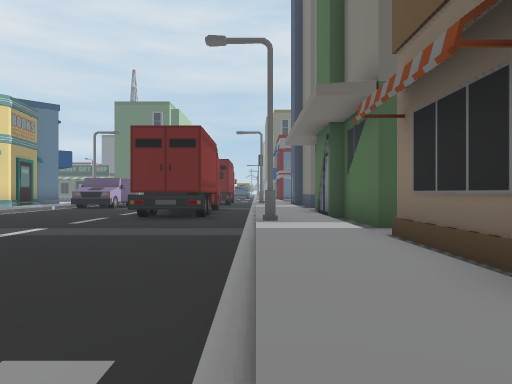
View 1 (above)

24 first-person views from a walk through a scene from a Unity 3-D project. The camera is 1.2 m above the floor, looks level and sees 70° across. The floor is counted in squares, 2 m on a side. Each view is taken from the middle of a square. On the plan, view 1 faces up. The plan holds only what a view shows up to about 10 squares ahead; the rest is blank. The place goes on beyond the plan. Some surface patterns are stand-ins.

View 2
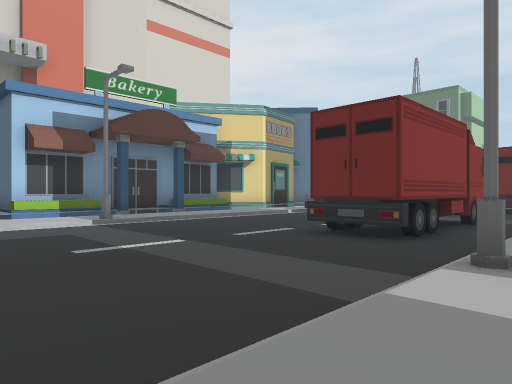

View 3
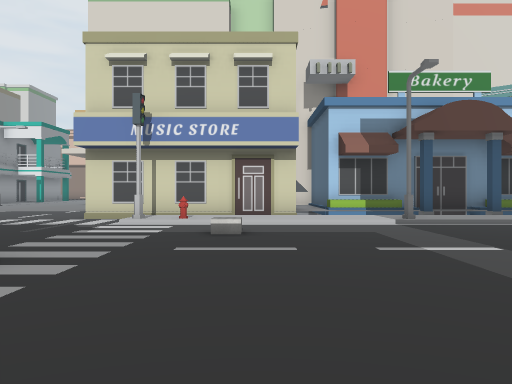

View 4
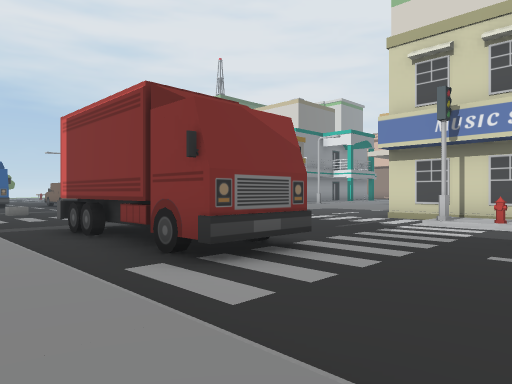

View 5
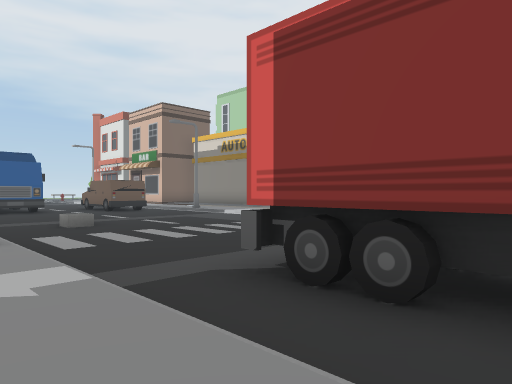

View 6
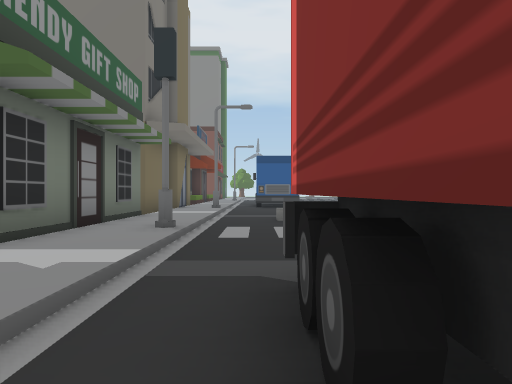

View 7
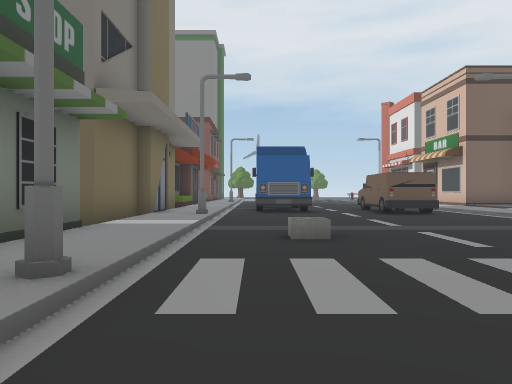

View 8
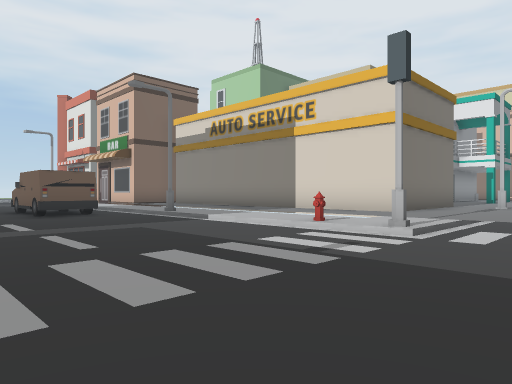

View 9
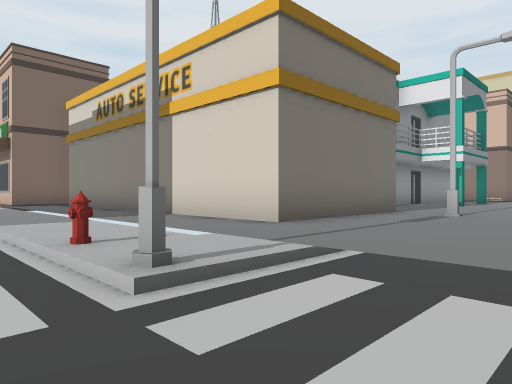

View 10
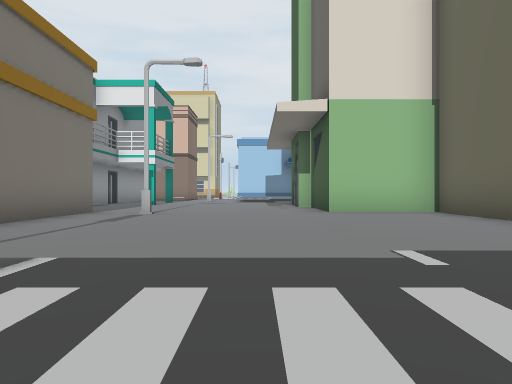

View 11
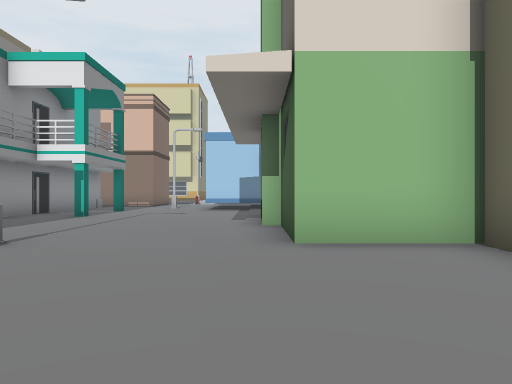

View 12
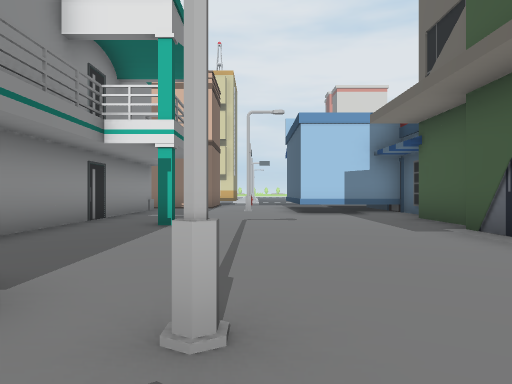

View 13
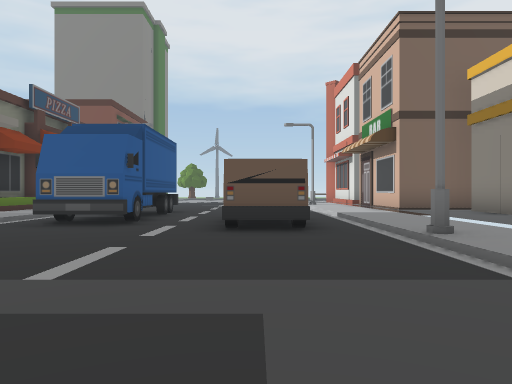

View 14
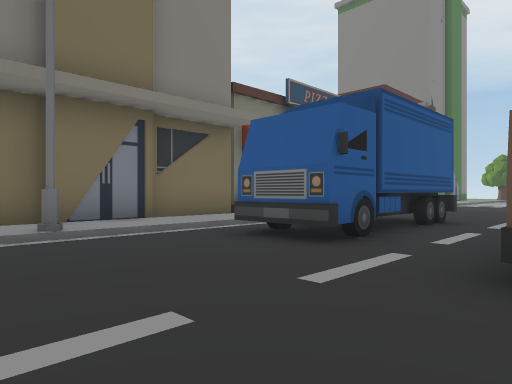

View 15
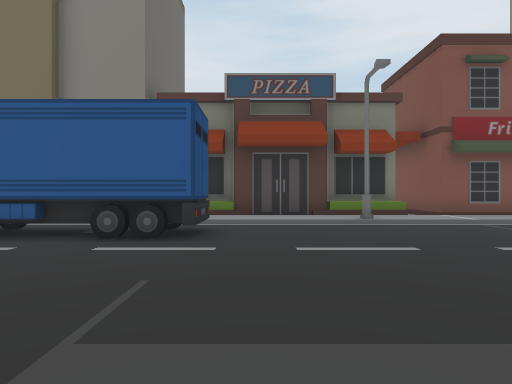

View 16
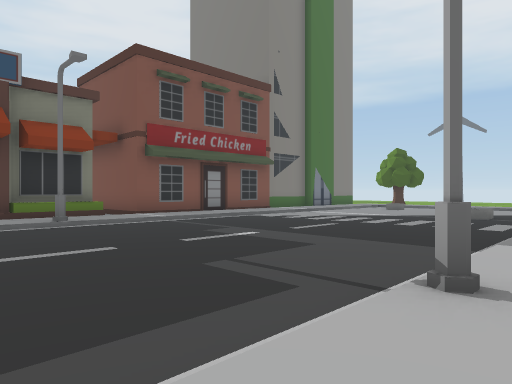

View 17
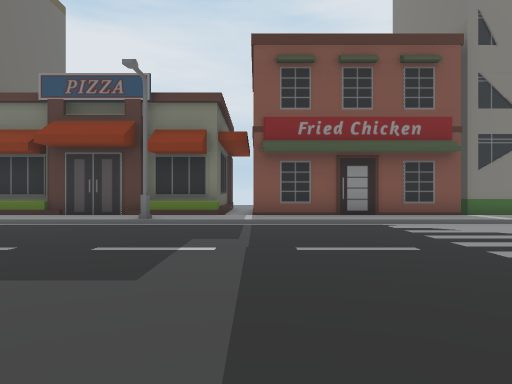

View 18
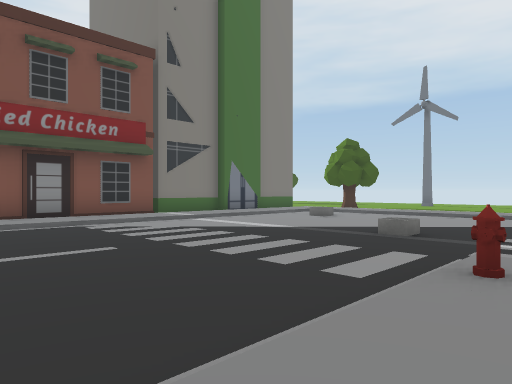

View 19
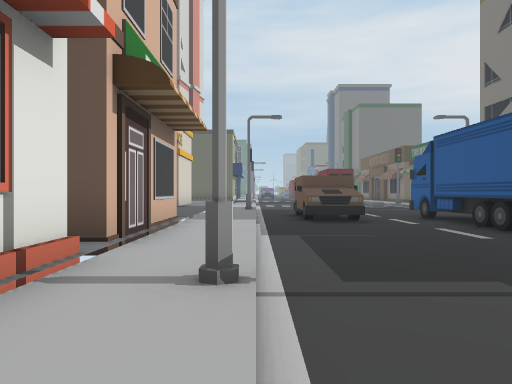

View 20
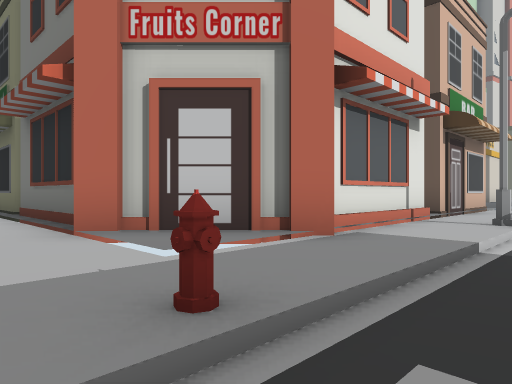

View 21
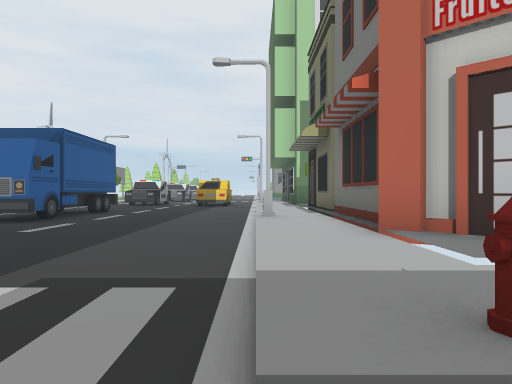

View 22
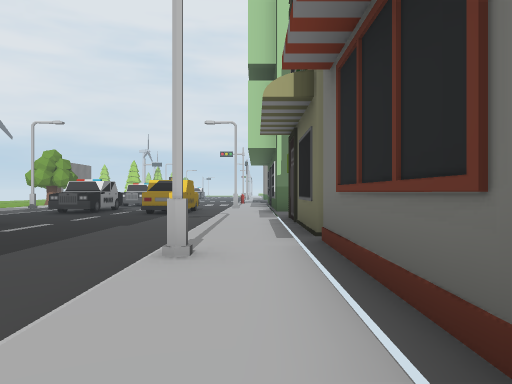

View 23
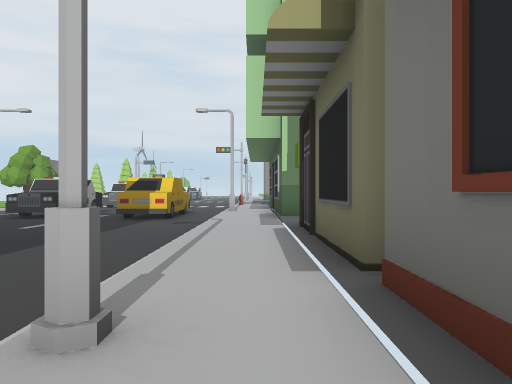

View 24
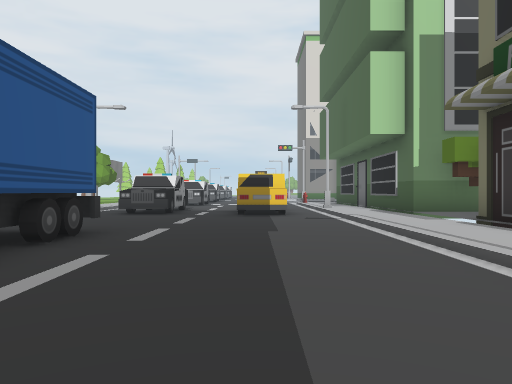

### Floor plan
Key: @ floor where view 1 was taken; # wall or solid block; . main floor; : floor 0.25 m higher than the main floor; + floor 0.5 m higher than the main floor; / step, stairs or slope; B building; S streetlight; H hydrant; T tree; O other object.
Columns run from 22 left of view 1 to 4 right of it. Each row starts with its distance up from view 1.
 13                     ..
 12                     #.
 11                     #./
 10              B /... #./:B
  9             B///....#./:B
  8             B+:/....#//:B
  7             BB:/....../:B
  6             BB:S......S:B
  5            BB///....../:#
  4              #:/....../:#
  3              #:/....../:#
  2              #:/....../:
  1              #:H....../:
  0              #/#....#.@:
 -1          #####......#./
 -2         B+++++...   #./:
 -3 ###BB  BB+++++..    #./:
 -4 #++++BB+++++++..    #//:
 -5 #:::::::::::::......../:
 -6 ::::::::::::::......../:#
 -7 ::::::::S:::::/#......#:#
 -8 :::::::::::::::/....../:#
 -9   :#::::BBBBB::H....../:#
-10 :::::::     B::/....../:#
-11 ######      B::/....../:
-12             B::/....../:BBB
-13             B::S......S:B
-14             B::/....../:B
-15             B::/OO..../:B
-16             B::/OO..##/:B
-17             B::/OO..# /:B
-18             :::/....# /:B
-19            ###:/....## :B
-20              #:/....##/:B
-21              #:/....../:B
-22              #:/....../:B
-23              #:/....../:B
-24              #:S......S:B
-25              #:/....../:B
-26              #:/....../:#
-27   TT        ##:/....../:#
-28 BB:TBBBB#####::/....../:#
-29 :::::::::::::::H....../:#
-30 ////////S///////....../:#
-31 ....................../:#
-32 OO..................../:
-33 .............  .......
-34 O...........   ......

Where each view was taken, in squares from view 1:
view 1: 0 up, 0 right, facing up
view 2: 3 up, 1 right, facing up-left
view 3: 3 up, 1 right, facing left
view 4: 3 up, 1 right, facing down-left
view 5: 2 down, 1 right, facing down-left
view 6: 2 down, 1 left, facing down
view 7: 5 down, 1 left, facing down
view 8: 5 down, 2 left, facing down-left
view 9: 5 down, 6 left, facing down-left
view 10: 5 down, 6 left, facing left
view 11: 4 down, 9 left, facing left
view 12: 7 down, 12 left, facing left
view 13: 9 down, 5 left, facing down
view 14: 12 down, 5 left, facing down-right
view 15: 21 down, 8 left, facing right
view 16: 21 down, 8 left, facing down-right
view 17: 26 down, 8 left, facing right
view 18: 26 down, 8 left, facing down-right
view 19: 26 down, 7 left, facing up
view 20: 30 down, 6 left, facing up-left
view 21: 30 down, 6 left, facing left
view 22: 29 down, 10 left, facing left
view 23: 29 down, 12 left, facing left
view 24: 32 down, 12 left, facing left
